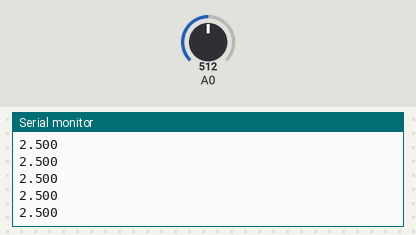
Bench run of a sketch on a simulated Arduino Uno, built with avr-gcc and run on an emulated ATmega328P. Shown: the last lines printed to the serial monitor. Inputs (shaded band) come from the test bench; at power-on: A0 = 512.

Above: at 1.2 s.
1.3 s: A0 set to 716
At 2.4 s:
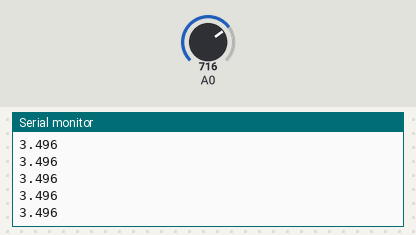
2.8 s: A0 set to 900
At 3.4 s:
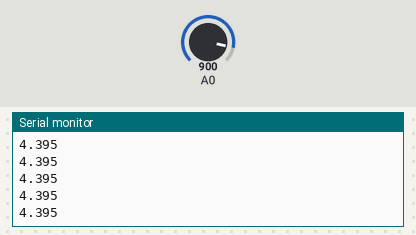
Timing chart, 0 to 5.8 s (numbered marks = the images above; inputs shaded):
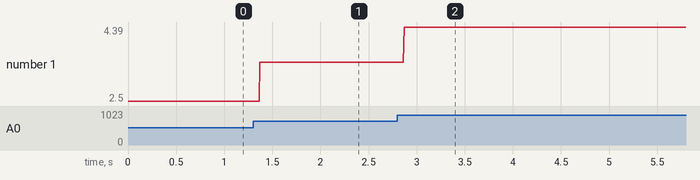

Measured:
- after the input at 1.3 s, the serial monitor: prints a new line after 0.07 s (image 1)
- after the input at 2.8 s, the serial monitor: prints a new line after 0.07 s (image 2)
- plotted number 1: 2.5 → 3.5 after the input at 1.3 s, 3.5 → 4.39 after the input at 2.8 s

The sketch:

AD_Converter.ino
```cpp
void setup() {
  // put your setup code here, to run once:
  Serial.begin(9600);
}

void loop() {
  // put your main code here, to run repeatedly:
  int analogVal = 0;

  analogVal = analogRead(A0);
  float digitalVal = (float)(5 * analogVal)/1024;
  Serial.println(String(digitalVal, 3));

  delay(5);
  //delayMicroseconds(10);
}
```
